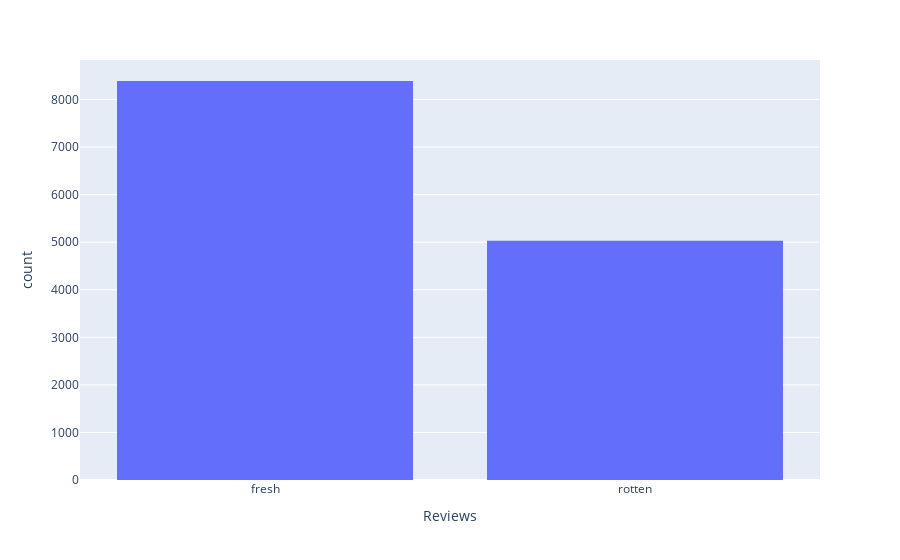

Notebook source saved alongside this figure:
### Code cell
# Understand distribution of fresh and rotten in the reviews:

px.histogram(df, x= 'fresh', labels={'y':'Number of records', 'fresh':'Reviews'})

### Figure 1 — Plotly figure (JSON) as saved in the notebook; plotly's stock layout.template omitted (floating-point values rounded to 4 significant figures; data arrays with more than 128 entries replaced by an {"elided": "..."} marker saying what was removed)
{"data": [{"alignmentgroup": "True", "bingroup": "x", "hovertemplate": "Reviews=%{x}<br>count=%{y}<extra></extra>", "legendgroup": "", "marker": {"color": "#636efa", "pattern": {"shape": ""}}, "name": "", "offsetgroup": "", "orientation": "v", "showlegend": false, "type": "histogram", "x": {"elided": "13419 str values"}, "xaxis": "x", "yaxis": "y"}], "layout": {"barmode": "relative", "legend": {"tracegroupgap": 0}, "margin": {"t": 60}, "xaxis": {"anchor": "y", "domain": [0, 1], "title": {"text": "Reviews"}}, "yaxis": {"anchor": "x", "domain": [0, 1], "title": {"text": "count"}}}}
